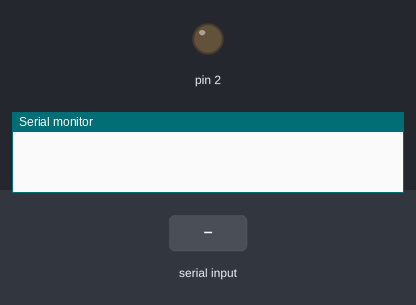
Bench run of a sketch on a simulated Arduino Uno, built with avr-gcc and run on an emulated ATmega328P. Parts: output pins drawn as LEDs (lit = HIGH), the last lines printed to the serial monitor. The inputs (shaded band) are chosen by the test bench.

Above: at 1.2 s.
1.3 s: "1" received over Serial
At 2.3 s:
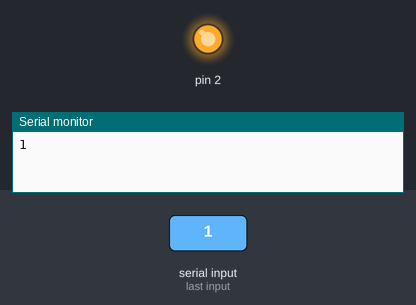
2.8 s: "0" received over Serial
At 3.4 s:
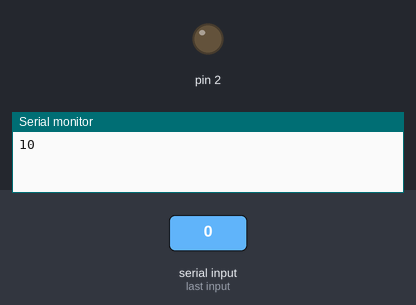
Timing chart, 0 to 5.8 s (numbered marks = the images above; inputs shaded):
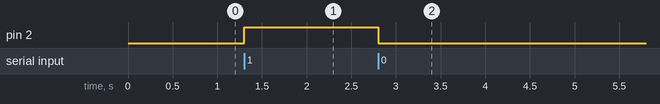

Measured:
- after the input at 1.3 s, pin 2: LOW → HIGH at once
- after the input at 2.8 s, pin 2: HIGH → LOW at once

The sketch:

serial_read.ino
```cpp
void setup(){
  // pinMode(2, OUTPUT);
  // digitalWrite(2, HIGH);
  	Serial.begin(9600);
  	pinMode(2, OUTPUT);
}

void loop(){
	// delay(1000);
  	// digitalWrite(2, LOW);
  	// delay(1000);

  	if (Serial.available()){
  		char valor = Serial.read();

      	if(valor == '1'){
      		digitalWrite(2, HIGH);
        } else if(valor == '0'){
        	digitalWrite(2, LOW);
        }

  		Serial.write(valor);
  	}
}
```
